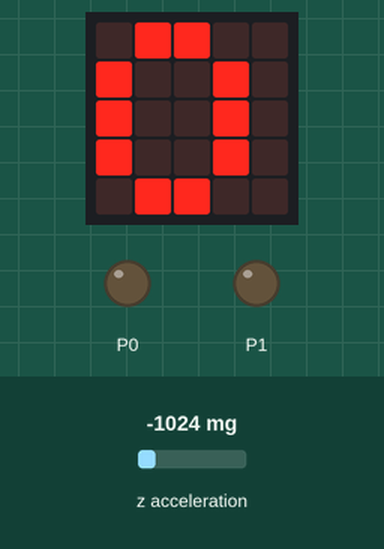
This program was run on a simulated BBC micro:bit running MicroPython. On the bench: the board's 5×5 LED display, output pins drawn as LEDs (lit = HIGH). Dashed ring = blinking. Inputs (shaded band) come from the test bench; at power-on: z acceleration -1024 mg.

Above: at 1.2 s.
1.3 s: z acceleration set to 192 mg
2.8 s: z acceleration set to 215 mg
At 3.05 s:
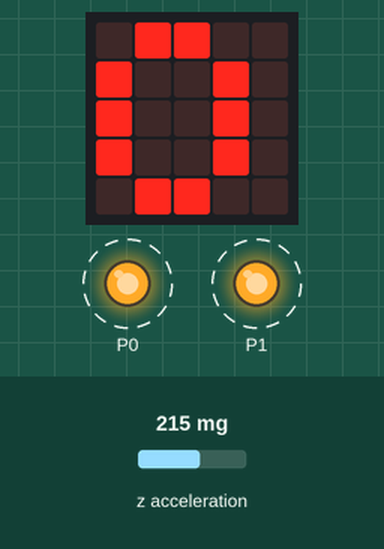
At 3.85 s:
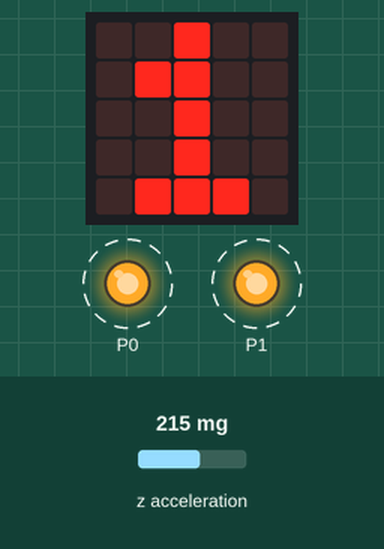
Timing chart, 0 to 10.9 s (numbered marks = the images above; inputs shaded):
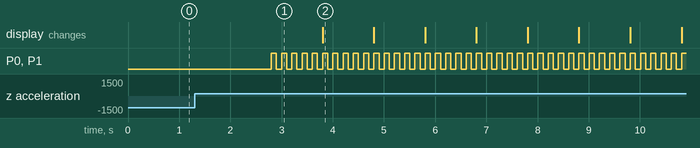

Measured:
- the behaviour switches between 200 and 201 mg on z acceleration (found by bisection; images 0 and 1)
- after the input at 1.3 s, every drawn part: stays the same
- after the input at 2.8 s, P0, P1: alternates HIGH for 0.10 s and LOW for 0.10 s, starting at once

The program:

bullseye_game.py
```python
# Add your Python code here. E.g.
from microbit import *
num = 0
time = 5
display.show(num)
pin0.write_digital(0)
pin1.write_digital(0)

while True:
    if accelerometer.get_z() > 200:
        num = num + 1
        while time > 0:
            pin0.write_digital(1)
            pin1.write_digital(1)
            sleep (100)
            pin0.write_digital(0)
            pin1.write_digital(0)
            sleep (100)
            time = time -1
        display.show(num)
    time = 5
    
```
